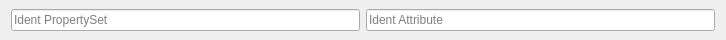
<?xml version="1.0" encoding="UTF-8"?>
<ui version="4.0">
    <class>Form</class>
    <widget class="QWidget" name="Form">
        <property name="geometry">
            <rect>
                <x>0</x>
                <y>0</y>
                <width>726</width>
                <height>40</height>
            </rect>
        </property>
        <property name="windowTitle">
            <string>Form</string>
        </property>
        <layout class="QHBoxLayout" name="horizontalLayout">
            <property name="topMargin">
                <number>0</number>
            </property>
            <property name="bottomMargin">
                <number>0</number>
            </property>
            <item>
                <widget class="QLineEdit" name="le_pset_name">
                    <property name="placeholderText">
                        <string>Ident PropertySet</string>
                    </property>
                </widget>
            </item>
            <item>
                <widget class="QLineEdit" name="le_attribute_name">
                    <property name="placeholderText">
                        <string>Ident Attribute</string>
                    </property>
                </widget>
            </item>
        </layout>
    </widget>
    <resources/>
    <connections/>
</ui>
